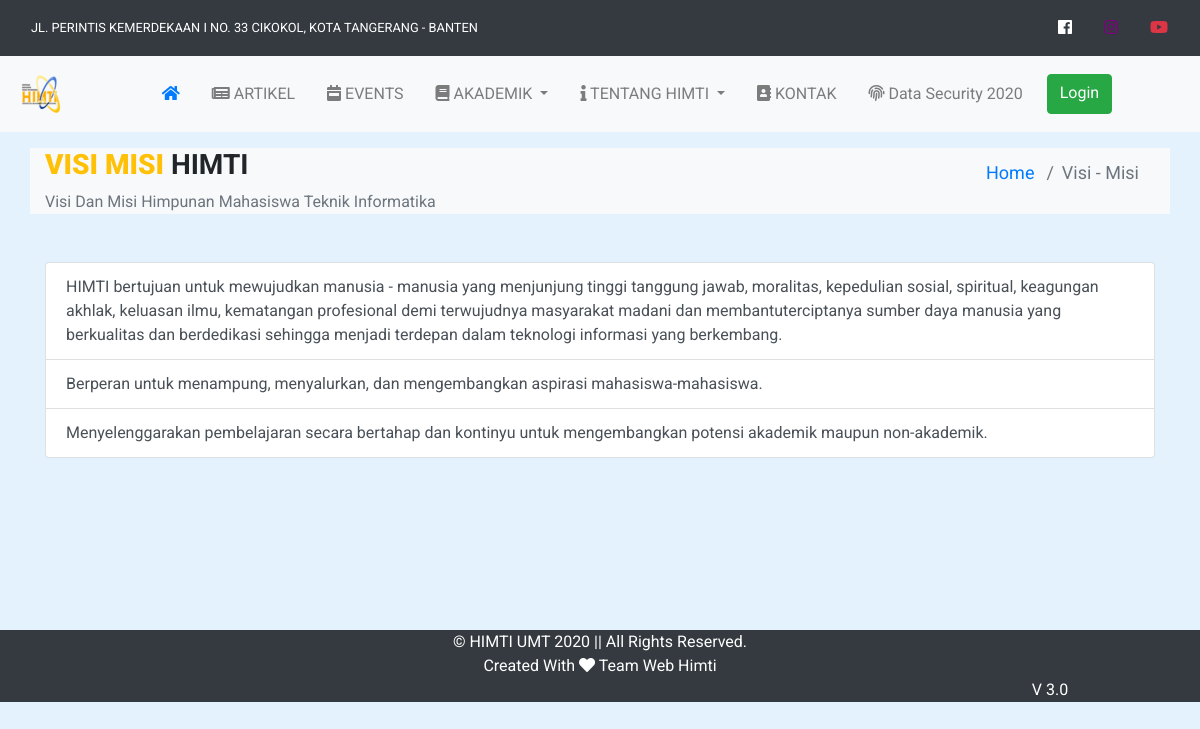
The app's page /index.php/front-end/visi_misi with its own data.
### tables this page shows
CREATE TABLE `tbl_visi_misi` (
  `id_visi_misi` int(11) NOT NULL,
  `visi_misi` text NOT NULL
);

### application/controllers/front-end/Visi_misi.php (called while the page is built, shortened)
<?php
class Visi_misi extends CI_controller{
    public function __construct()
    {
        $this->load->model('M_himti', 'logic');
    }
    public function index(){
        $data['value'] = $this->logic->get_all('tbl_home_setting')->row();
        $data['visiMisi'] = $this->logic->get_all('tbl_visi_misi')->result();
        $data['konten'] = 'front-end/visi-misi/view';
        $this->load->view('front-end/template', $data);
    }
}

### index.php (called while the page is built, shortened)
<?php
require_once BASEPATH.'core/CodeIgniter.php';

### application/models/M_himti.php (called while the page is built, shortened)
<?php
class M_himti extends CI_Model
{
	public function get_all($table)
	{
		return $this->db->get($table);
	}
}

### application/views/front-end/template.php (the view, shortened to what this page needs)
<!DOCTYPE html>
<html>
<head>
  <link rel="stylesheet" type="text/css" href="<?= base_url('assets/css/bootstrap.css') ?>">
  <link rel="stylesheet" href="https://use.fontawesome.com/releases/v5.7.2/css/all.css">
  <link rel="stylesheet" href="https://cdnjs.cloudflare.com/ajax/libs/ekko-lightbox/5.3.0/ekko-lightbox.css">
  <link rel="stylesheet" href="<?= base_url('assets/css/style.css') ?>">
</head>
<body>
  <nav class="navbar bg-dark justify-content-end">
    <div class="col text-white text-uppercase small mr-2">
      <span>
        Jl. Perintis Kemerdekaan I no. 33 Cikokol, Kota Tangerang - Banten
      </span>
    </div>
    <ul class="nav">
      <li class="nav-item sosmed">
        <a class="nav-link text-white" href="<?= $value->link_fb ?>" target="__blank">
          <i class="fab fa-facebook"></i>
        </a>
      </li>
      <li class="nav-item sosmed">
        <a class="nav-link" style="color: purple" target="__blank" href="<?= $value->link_ig ?>" target="__blank">
          <i class="fab fa-instagram"></i>
        </a>
      </li>
      <li class="nav-item sosmed">
        <a class="nav-link text-danger" href="<?= $value->link_yt ?>" target="__blank">
          <i class="fab fa-youtube"></i>
        </a>
      </li>
    </ul>
  </nav>
  <nav class="navbar navbar-expand-md navbar-light bg-light sticky-top">
    <a class="navbar-brand text-uppercase">
      <img src="<?= base_url('assets/img/logo_1.png') ?>">
    </a>
    <div class="collapse navbar-collapse" id="navbarNavAltMarkup">
      <div class="navbar-nav mx-auto">
        <a class="nav-item nav-link ml-3 active" href="<?= site_url() ?>"> <i class="fas fa-home text-primary"></i> <span class="sr-only">(current)</span></a>
        <a class="nav-item nav-link ml-3" href="<?= site_url('artikel') ?>"> <i class="fas fa-newspaper"></i> ARTIKEL</a>
        <a class="nav-item nav-link ml-3" href="<?= site_url('events') ?>"> <i class="fas fa-calendar-week"></i> EVENTS</a>
        <li class="nav-item dropdown ml-3">
          <a class="nav-link dropdown-toggle" href="#" id="navbarDropdownMenuLink" role="button" data-toggle="dropdown" aria-haspopup="true" aria-expanded="false">
            <i class="fas fa-book"></i> AKADEMIK
          </a>
        </li>
        <li class="nav-item dropdown ml-3">
          <a class="nav-link dropdown-toggle" href="#" id="navbarDropdownMenuLink" role="button" data-toggle="dropdown" aria-haspopup="true" aria-expanded="false">
            <i class="fas fa-info"></i> TENTANG HIMTI
          </a>
        </li>
        <a class="nav-item nav-link ml-3" href="<?= site_url('kontak-kami') ?>"> <i class="fas fa-address-book"></i> KONTAK</a>
        <a class="nav-item nav-link ml-3" href="<?= site_url('talkshow-data-security') ?>"> <i class="fas fa-fingerprint"></i> Data Security 2020</a>
        <a href="<?= base_url('login') ?>" class="btn btn-success mx-3">Login</a>
      </div>
    </div>
  </nav>
  <?php $this->load->view($konten) ?>
  <footer class="footer bg-dark text-white text-center">
    <div class="container-fluid">
      <div class="row">
        <div class="col-12">
          <span class="muted">
            &#169; HIMTI UMT <?= date('Y') ?> || All Rights Reserved.<br>
          </span>
        </div>
      </div>
      <div class="row">
        <div class="col-12">
          <span class="text-capitalize">
            Created with <i class="fas fa-heart"></i> Team web himti
          </span>
        </div>
      </div>
      <div class="row justify-content-end">
        <div class="col-3">
          <span> V 3.0</span>
        </div>
      </div>
    </div>
  </footer>
</body>
</html>

### application/views/front-end/visi-misi/view.php
<div class="container-fluid my-3">
    <div class="container">
        <div class="row bg-light">
            <div class="col-sm-6">
                <h3 class="text-uppercase text-shadow font-weight-bold"><strong class="text-warning">Visi Misi</strong> HIMTI</h3>
                <span class="text-muted text-capitalize"> Visi dan Misi Himpunan Mahasiswa Teknik Informatika </span>
            </div>
            <div class="col-sm-6 align-self-center">
                <ul class="link-breadcrumb align-self-center">
                    <li class="breadcrumb-item"><a href="<?= base_url('') ?>">Home</a></li>
                    <li class="breadcrumb-item active">Visi - Misi</li>
                </ul>
            </div>
        </div>
    </div>
</div>
<section class="visi-misi" style="min-height: 400px; ">
    <div class="container">
        <div class="row">
            <div class="col-12">
                <ul class="mt-3 py-3 list-group">
                    <?php foreach($visiMisi as $key): ?>
                    <li class="list-group-item list-group-item-action">
                       <?= $key->visi_misi ?>
                    </li>
                    <?php endforeach; ?>
                </ul>
            </div>
        </div>
    </div>
</section>

### assets/css/style.css (style rules this page uses)
body { background-color: #e3f2fd; box-sizing: border-box; font-family: 'Roboto', sans-serif; }
ul.link-breadcrumb { padding: 10px 16px; list-style: none; text-align: right; }
ul.link-breadcrumb li { display: inline; font-size: 18px; }

### records on screen
tbl_visi_misi: visi_misi "HIMTI bertujuan untuk mewujudkan manusia - manusia yang menjunjung tinggi tanggung jawab, moralitas, kepedulian sosial, spiritual, keagungan akhlak, keluasan ilmu, kematangan profesional demi terwujudnya masyarakat madani dan membantuterciptanya sumber daya manusia yang berkualitas dan berdedikasi sehingga menjadi terdepan dalam teknologi informasi yang berkembang."
tbl_visi_misi: visi_misi "Berperan untuk menampung, menyalurkan, dan mengembangkan aspirasi mahasiswa-mahasiswa."
tbl_visi_misi: visi_misi "Menyelenggarakan pembelajaran secara bertahap dan kontinyu untuk mengembangkan potensi akademik maupun non-akademik."
